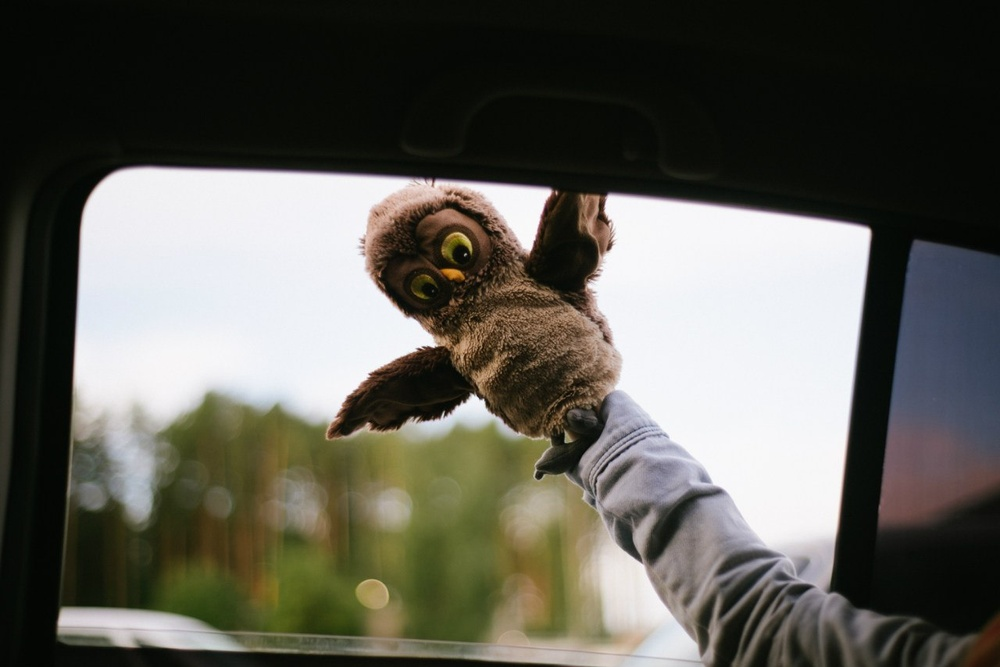
#> input picture 4_2 PIL/riana2.jpeg, 1000 x 667 px, shrunk from 1280 x 854 before the run
$ python '1 Черно-белый негатив.py'
#> lines starting #> are read from the running program, lines starting #| are printed output that depends on the picture
def wb_negative(image):
#> called with image = 'riana2.jpeg'
    from PIL import Image
    im = Image.open(image)
#> im is the input picture: PIL image 1000x667 RGB; mean R, G, B 95.9, 94.6, 86.4

    pixels = im.load()
    x, y = im.size
#> x = 1000; y = 667

    for i in range(x):
        for j in range(y):
            r, g, b = pixels[i, j]
            grey = 255 - (r + g + b) // 3
            pixels[i, j] = grey, grey, grey
    im.save('out.png')
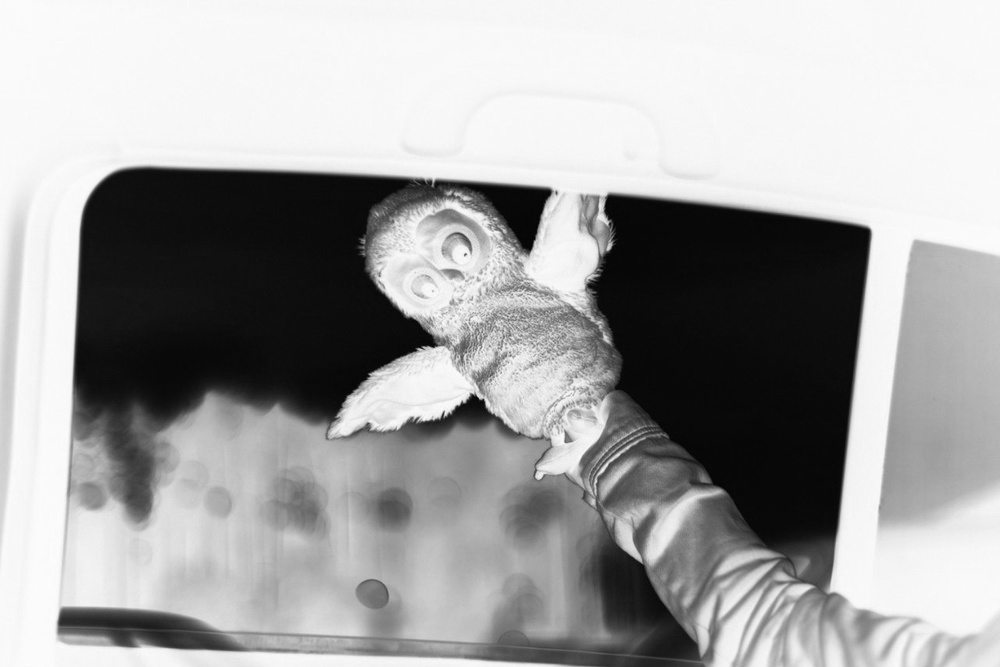
#> saved as out.png: PIL image 1000x667 RGB; min 1, max 255, mean 163.1
wb_negative('riana2.jpeg')

$ run again, with 4_2 PIL/riana.jpeg copied over 4_2 PIL/riana2.jpeg
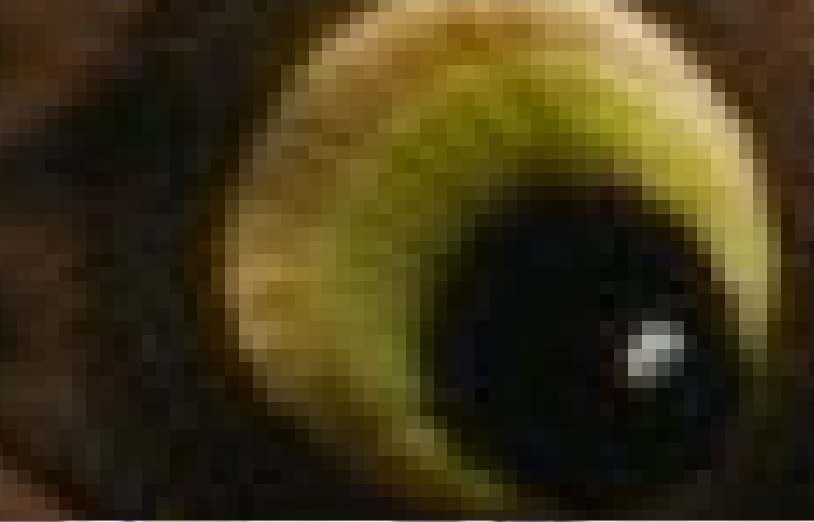
#> input picture 4_2 PIL/riana.jpeg, 814 x 522 px
#> in wb_negative, im is the input picture: PIL image 814x522 RGB; mean R, G, B 65.3, 54.3, 23.9
#> in wb_negative, `im.save('out.png')`:
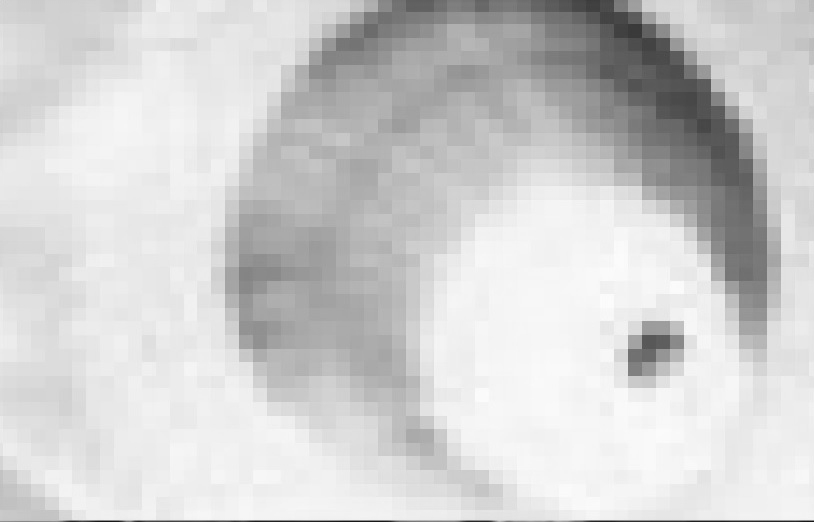
#> saved as out.png: PIL image 814x522 RGB; min 19, max 253, mean 207.5
